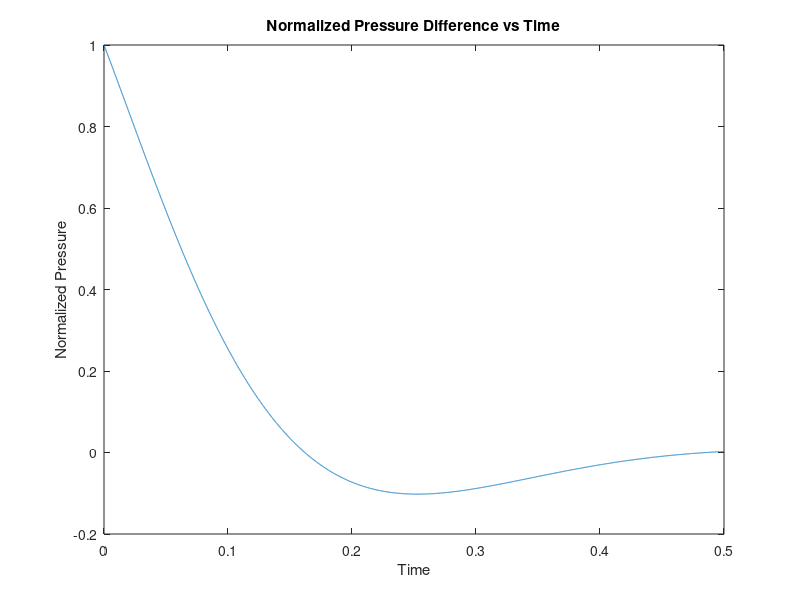

Recreate this plot in MATLAB. (Note: this script raises an error after producing the figure.)
%    _     _      _     _      _     _      _     _      _     _
%   (c).-.(c)    (c).-.(c)    (c).-.(c)    (c).-.(c)    (c).-.(c)
%    / ._. \      / ._. \      / ._. \      / ._. \      / ._. \ 
%  __\( Y )/__  __\( Y )/__  __\( Y )/__  __\( Y )/__  __\( Y )/__
% (_.-/'-'\-._)(_.-/'-'\-._)(_.-/'-'\-._)(_.-/'-'\-._)(_.-/'-'\-._)
%    || O ||      || O ||      || O ||      || O ||      || O ||   
%  _.' `-' '._  _.' `-' '._  _.' `-' '._  _.' `-' '._  _.' `-' '._  
% (.-./`-'\.-.)(.-./`-'\.-.)(.-./`-'\.-.)(.-./`-'\.-.)(.-./`-'\.-.)
%  `-'     `-'  `-'     `-'  `-'     `-'  `-'     `-'  `-'     `-'  

%%%%%%%%%%%%%%%%%%%%%%%%%%%%%%%%%%%%%%%%%%%%%%%%%%%%%%%%%%%%%%%%%%%%%
%   Author:  Matt Fletcher                                          %
%    Class:  ENG101, Fall, 2017                                     %
%  Helpers:  None                                                   %
%                                                                   %
%  Program:  ENG101 Homework 2, Problem 1                           %
% Due Date:  6 Sep 2017                                             %
%                                                                   %
% Language:  MatLab                                                 %
%      IDE:  MatLab R2017a                                          %
%                                                                   %
% Purpose:   Model Blood pressure using given equation              %
%                                                                   %
%                                                                   %
%                                                                   %
%   "Undocumented features": None.                                  %
%%%%%%%%%%%%%%%%%%%%%%%%%%%%%%%%%%%%%%%%%%%%%%%%%%%%%%%%%%%%%%%%%%%%%

%Housekeeping
clear;
close;
clc;


%Set components
x_initial=0;
x_final=0.5;
x_num=10000;

%Define x vector
x=linspace(x_initial,x_final,x_num);


%Define y function
y=exp(-8*x).*sin(9.7*x+pi/2);

disp 'Solution to problem 1 in graph'

%Plot graph
plot(x,y)


%Hold plot to add title and axis labels 
hold on

%Adds title
title('Normalized Pressure Difference vs Time')

%Adds x label
xlabel('Time')

%Adds y label
ylabel('Normalized Pressure')







%    _     _      _     _      _     _      _     _      _     _
%   (c).-.(c)    (c).-.(c)    (c).-.(c)    (c).-.(c)    (c).-.(c)
%    / ._. \      / ._. \      / ._. \      / ._. \      / ._. \ 
%  __\( Y )/__  __\( Y )/__  __\( Y )/__  __\( Y )/__  __\( Y )/__
% (_.-/'-'\-._)(_.-/'-'\-._)(_.-/'-'\-._)(_.-/'-'\-._)(_.-/'-'\-._)
%    || O ||      || O ||      || O ||      || O ||      || O ||   
%  _.' `-' '._  _.' `-' '._  _.' `-' '._  _.' `-' '._  _.' `-' '._  
% (.-./`-'\.-.)(.-./`-'\.-.)(.-./`-'\.-.)(.-./`-'\.-.)(.-./`-'\.-.)
%  `-'     `-'  `-'     `-'  `-'     `-'  `-'     `-'  `-'     `-' 

%%%%%%%%%%%%%%%%%%%%%%%%%%%%%%%%%%%%%%%%%%%%%%%%%%%%%%%%%%%%%%%%%%%%%
%   Author:  Matt Fletcher                                          %
%    Class:  ENG101, Fall, 2017                                     %
%  Helpers:  None                                                   %
%                                                                   %
%  Program:  ENG101 Homework 2, Problem 2                           %
% Due Date:  6 Sep 2017                                             %
%                                                                   %
% Language:  MatLab                                                 %
%      IDE:  MatLab R2017a                                          %
%                                                                   %
% Purpose:   Max height achieved by object for given set of variable%
%                                                                   %
%                                                                   %
%                                                                   %
%   "Undocumented features": None.                                  %
%%%%%%%%%%%%%%%%%%%%%%%%%%%%%%%%%%%%%%%%%%%%%%%%%%%%%%%%%%%%%%%%%%%%%




%Define Gravity

g=9.8; %m/s^2


%Define set of points to run through equation

%Velocity points
v=10:2:20;
%Angle points
theta=[50;60;70;80];





%Function
h=v.^2.*sind(theta)/(2*g);


disp 'Solution to Problem 2'
array2table(h)







%    _     _      _     _      _     _      _     _      _     _
%   (c).-.(c)    (c).-.(c)    (c).-.(c)    (c).-.(c)    (c).-.(c)
%    / ._. \      / ._. \      / ._. \      / ._. \      / ._. \ 
%  __\( Y )/__  __\( Y )/__  __\( Y )/__  __\( Y )/__  __\( Y )/__
% (_.-/'-'\-._)(_.-/'-'\-._)(_.-/'-'\-._)(_.-/'-'\-._)(_.-/'-'\-._)
%    || O ||      || O ||      || O ||      || O ||      || O ||   
%  _.' `-' '._  _.' `-' '._  _.' `-' '._  _.' `-' '._  _.' `-' '._  
% (.-./`-'\.-.)(.-./`-'\.-.)(.-./`-'\.-.)(.-./`-'\.-.)(.-./`-'\.-.)
%  `-'     `-'  `-'     `-'  `-'     `-'  `-'     `-'  `-'     `-' 

%%%%%%%%%%%%%%%%%%%%%%%%%%%%%%%%%%%%%%%%%%%%%%%%%%%%%%%%%%%%%%%%%%%%%
%   Author:  Matt Fletcher                                          %
%      PID:  None                                                   %
%    Class:  ENG101, Fall, 2017                                     %
%  Helpers:  None                                                   %
%                                                                   %
%  Program:  ENG101 Homework 2, Problem 3                           %
% Due Date:  6 Sep 2017                                             %
%                                                                   %
% Language:  MatLab                                                 %
%      IDE:  MatLab R2017a                                          %
%                                                                   %
% Purpose:   Find solution to the given simultaneous equations      %
%                                                                   %
%                                                                   %
%                                                                   %
%   "Undocumented features": None.                                  %
%%%%%%%%%%%%%%%%%%%%%%%%%%%%%%%%%%%%%%%%%%%%%%%%%%%%%%%%%%%%%%%%%%%%%







%Set left hand side matrix
A=[1 3 4 0;
    2 1 3 1;
    0 9 7 2;
    4 3 2 2];

%Set right hand side matrix 
B=[31;
    27;
    72;
    27];


%Solve equation
solution=A\B;

disp 'Solution to problem 3'
solution

